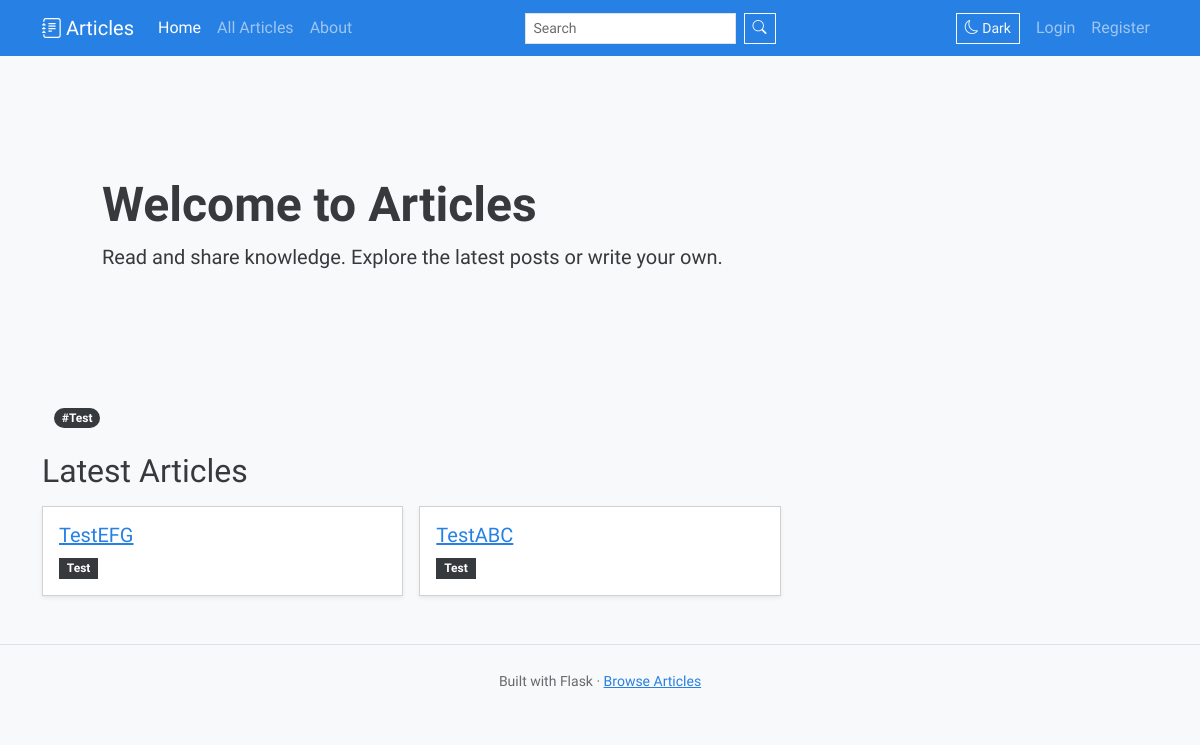
/, run on an earlier commit of the app's database.
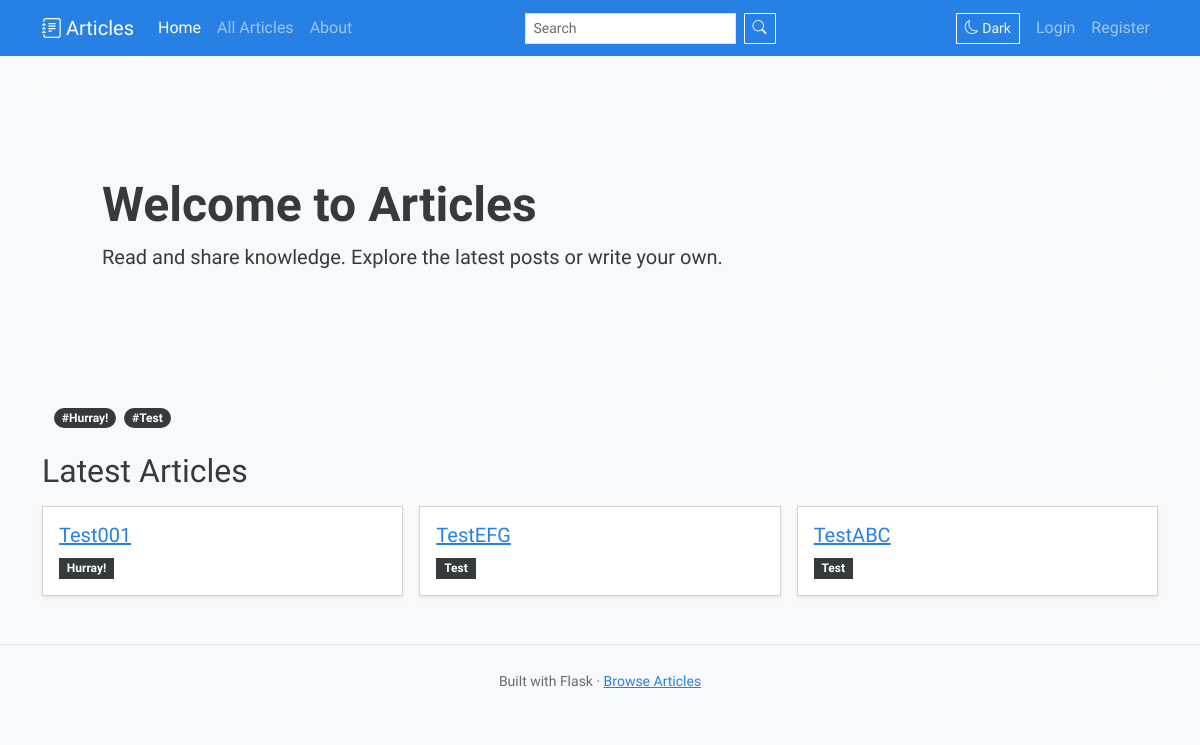
And on a later commit of the database.
### articles_website/models.py (models this page shows)
class Article(db.Model):
    id = db.Column(db.Integer, primary_key=True)
    title = db.Column(db.String(200), nullable=False)
    body = db.Column(db.Text, nullable=False)
    tags = db.Column(db.String(255))
    slug = db.Column(db.String(255), unique=True, nullable=False)
    cover_image = db.Column(db.String(255))

### articles_website/blueprints/main.py (the view)
@bp.route("/")
def home():
    latest = Article.query.order_by(Article.id.desc()).limit(5).all()
    return render_template("home.html", latest=latest)

### templates/home.html (shortened to what this page needs)
{% extends "base.html" %}
{% block content %}
<section class="p-5 mb-4 bg-body-tertiary rounded-3">
  <div class="container py-5">
    <h1 class="display-5 fw-bold">Welcome to Articles</h1>
    <p class="col-md-8 fs-5">Read and share knowledge. Explore the latest posts or write your own.</p>
  </div>
</section>
{% set tags = [] %}
{% for a in latest %}
  {% if a.tags %}
    {% for t in a.tags.split(',') %}
      {% set _ = tags.append(t.strip()) %}
    {% endfor %}
  {% endif %}
{% endfor %}
{% set tags = tags|unique %}
{% if tags %}
  <div class="container mb-3">
    <div class="d-flex gap-2 overflow-auto pb-2">
      {% for t in tags %}
        <a class="badge rounded-pill text-bg-secondary text-decoration-none" href="{{ url_for('main.by_tag', tag=t) }}">#{{ t }}</a>
      {% endfor %}
    </div>
  </div>
{% endif %}
<h2 class="mb-3">Latest Articles</h2>
<div class="row g-3">
  {% for article in latest %}
    <div class="col-md-6 col-lg-4">
      <div class="card h-100 shadow-sm">
        <div class="card-body">
          <h5 class="card-title"><a href="{{ url_for('main.article_by_slug', slug=article.slug) }}" class="stretched-link">{{ article.title }}</a></h5>
          {% if article.tags %}
          <div>
            {% for t in article.tags.split(',') %}
              <span class="badge bg-secondary me-1">{{ t.strip() }}</span>
            {% endfor %}
          </div>
          {% endif %}
        </div>
      </div>
    </div>
  {% else %}
    <div class="col-12"><div class="alert alert-info">No articles yet. {% if current_user.is_authenticated and current_user.is_admin %}<a href="{{ url_for('admin.create') }}">Create one</a>.{% endif %}</div></div>
  {% endfor %}
</div>
{% endblock %}

### templates/base.html (shortened to what this page needs)
<!doctype html>
<html lang="en">
<head>
  <link id="theme-css" href="https://cdn.jsdelivr.net/npm/bootswatch@5.3.3/dist/cosmo/bootstrap.min.css" rel="stylesheet">
  <link href="https://cdn.jsdelivr.net/npm/bootstrap-icons@1.11.3/font/bootstrap-icons.css" rel="stylesheet">
  <link rel="stylesheet" href="https://cdn.jsdelivr.net/npm/pygments-styles@0.1.0/github.min.css">
  <link rel="stylesheet" href="{{ url_for('static', filename='style.css') }}">
</head>
<body class="bg-light">
<nav class="navbar navbar-expand-lg navbar-dark bg-primary mb-4">
  <div class="container">
    <a class="navbar-brand" href="{{ url_for('main.home') }}"><i class="bi bi-journal-text me-1"></i>Articles</a>
    <div class="collapse navbar-collapse" id="navbarNav">
      <ul class="navbar-nav me-auto mb-2 mb-lg-0">
        <li class="nav-item"><a class="nav-link {% if request.endpoint=='main.home' %}active{% endif %}" href="{{ url_for('main.home') }}">Home</a></li>
        <li class="nav-item"><a class="nav-link {% if request.endpoint in ['main.articles','main.by_tag','main.search'] %}active{% endif %}" href="{{ url_for('main.articles') }}">All Articles</a></li>
        <li class="nav-item"><a class="nav-link {% if request.endpoint=='main.about' %}active{% endif %}" href="{{ url_for('main.about') }}">About</a></li>
      </ul>
      <form class="d-flex me-3 position-relative" role="search" action="{{ url_for('main.search') }}" method="get">
        <input class="form-control form-control-sm me-2" type="search" name="q" id="globalSearch" placeholder="Search" aria-label="Search" value="{{ request.args.get('q', '') }}"
               hx-get="{{ url_for('main.search_suggest') }}" hx-target="#suggestions" hx-trigger="keyup changed delay:250ms" hx-params="serializeForm" autocomplete="off">
        <button class="btn btn-sm btn-outline-light" type="submit"><i class="bi bi-search"></i></button>
      </form>
      <ul class="navbar-nav ms-auto align-items-lg-center">
        <li class="nav-item me-2">
          <button id="theme-toggle" class="btn btn-sm btn-outline-light" type="button"><i class="bi bi-moon"></i> <span class="d-none d-sm-inline">Dark</span></button>
        </li>
        {% if current_user.is_authenticated and current_user.is_admin %}
          <li class="nav-item"><a class="nav-link" href="{{ url_for('admin.create') }}"><i class="bi bi-plus-circle"></i> New</a></li>
          <li class="nav-item"><a class="nav-link" href="{{ url_for('auth.logout') }}"><i class="bi bi-box-arrow-right"></i> Logout</a></li>
        {% else %}
          <li class="nav-item"><a class="nav-link {% if request.endpoint=='auth.login' %}active{% endif %}" href="{{ url_for('auth.login') }}">Login</a></li>
          <li class="nav-item"><a class="nav-link {% if request.endpoint=='auth.register' %}active{% endif %}" href="{{ url_for('auth.register') }}">Register</a></li>
        {% endif %}
      </ul>
    </div>
  </div>
</nav>
<div class="toast-container position-fixed top-0 end-0 p-3" style="z-index: 1080">
</div>
<main class="container mt-3">{% block content %}{% endblock %}</main>
<footer class="mt-5 py-4 bg-body-tertiary border-top">
  <div class="container text-center text-muted">
    <small>
      Built with Flask · <a href="{{ url_for('main.articles') }}">Browse Articles</a>
    </small>
  </div>
</footer>
</body>
</html>

What changed in the data, as far as the page shows it:
added Article: tags "Hurray!", title "Test001", strip "Hurray!"
